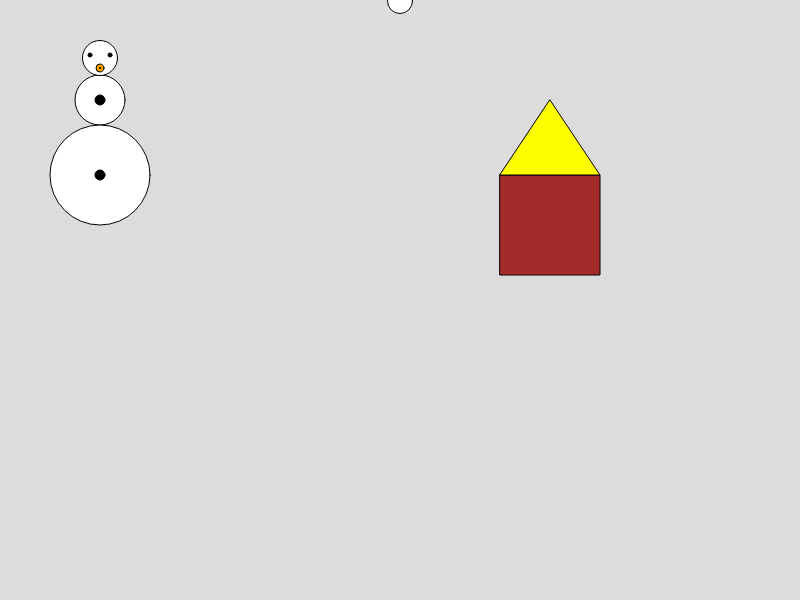
Frame 1 (no input)
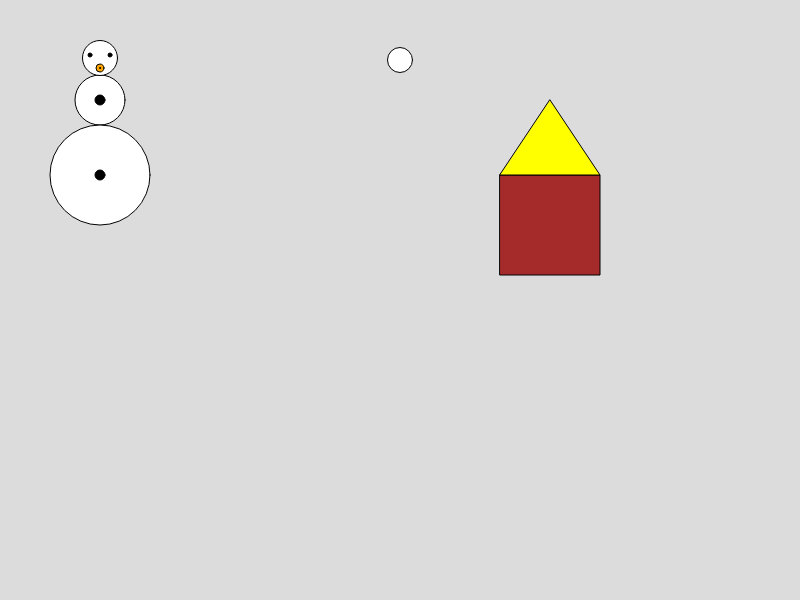
Frame 60 (no input)
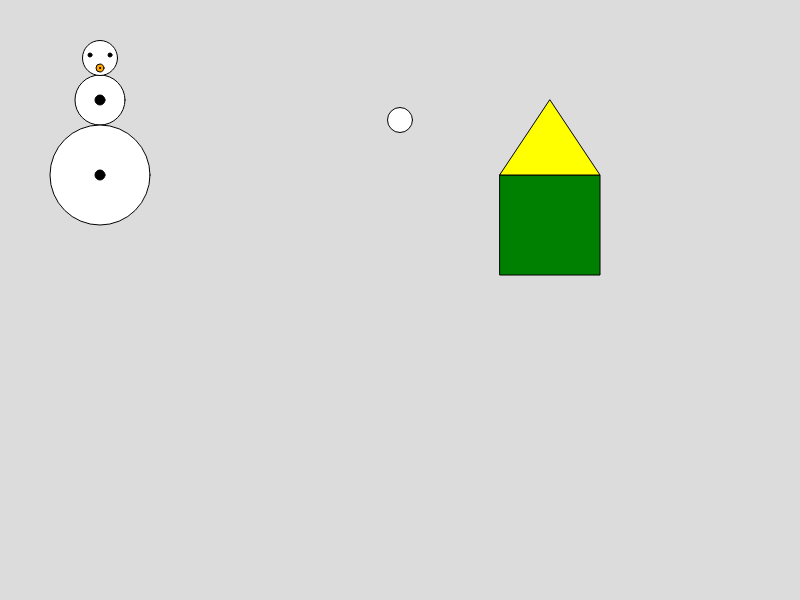
Frame 120 (the mouse pressed at the canvas centre since frame 60)

The p5.js sketch that drew these frames (run headless with seeded random() and noise() and a simulated clock; from frame 60 on, the mouse is pressed at the canvas centre):

// p5.js sketch
// ── sketch.js
let speed = 1
let barva = "brown"

function setup() {
    createCanvas(800, 600);
}

function draw() {
    background(220);
    fill("white")
    circle(100, 100, 50)
    circle(100, 58, 35)
    circle(100, 175, 100)
    fill("orange")
    circle(100,68,8)
    fill("black")
    circle(100,68,1)
    circle(90,55,4)
    circle(110,55,4)
    circle(100,100,10)
    circle(100,175,10)
    
    fill(barva)
    square(500, 175,100)
    fill("yellow")
    triangle(500, 175, 600,175, 550, 100)

    fill("white")
    circle(400 ,speed, 25)
    speed += 1
    if (speed > 650){
        speed = -5
    }
    

}
function mousePressed(){
    if (mouseX >=500 && mouseX <=600 && mouseY >=175 && mouseY <=275){
        barva = "red"
    }
    else{
        barva = "green"
    }
}
